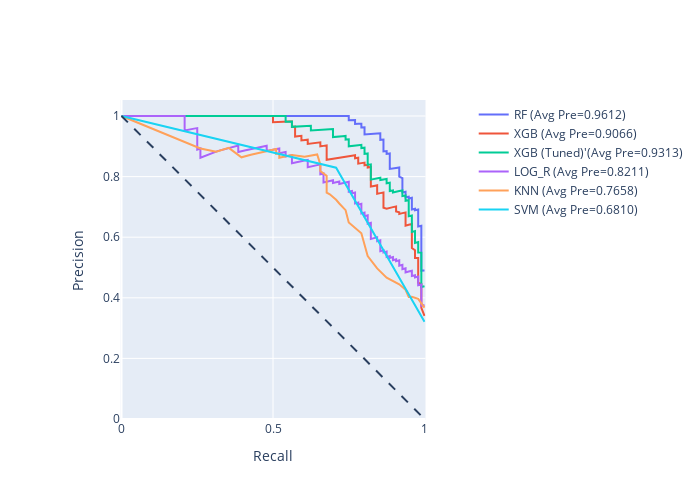

Notebook cell for this chart:
### Markdown cell above
### Plot Precision Recall compare plot

### Code cell
# Precision Recall compare
fig = go.Figure()
fig.add_shape(type='line', line=dict(dash='dash'),x0=0, x1=1, y0=1, y1=0)

y_score = rf_best.predict_proba(x)[:,1]
precision, recall, _ = precision_recall_curve(y, y_score)
auc_score = average_precision_score(y, y_score)
name = f"{'RF'} (Avg Pre={auc_score:.4f})"
fig.add_trace(go.Scatter(x=recall, y=precision, name=name, mode='lines'))

y_score5 = xgb.predict_proba(x)[:,1]
precision, recall, _ = precision_recall_curve(y, y_score5)
auc_score = average_precision_score(y, y_score5)
name = f"{'XGB'} (Avg Pre={auc_score:.4f})"
fig.add_trace(go.Scatter(x=recall, y=precision, name=name, mode='lines'))

y_score4 = grid_xgb.predict_proba(x)[:,1]
precision, recall, _ = precision_recall_curve(y, y_score4)
auc_score = average_precision_score(y, y_score4)
name = f"{'XGB (Tuned)'}'(Avg Pre={auc_score:.4f})"
fig.add_trace(go.Scatter(x=recall, y=precision, name=name, mode='lines'))

y_score3 = Log_R.predict_proba(x)[:,1]
precision, recall, _ = precision_recall_curve(y, y_score3)
auc_score = average_precision_score(y, y_score3)
name = f"{'LOG_R'} (Avg Pre={auc_score:.4f})"
fig.add_trace(go.Scatter(x=recall, y=precision, name=name, mode='lines'))

y_score1 = knn_best.predict_proba(x)[:,1]
precision, recall, _ = precision_recall_curve(y, y_score1)
auc_score = average_precision_score(y, y_score1)
name = f"{'KNN'} (Avg Pre={auc_score:.4f})"
fig.add_trace(go.Scatter(x=recall, y=precision, name=name, mode='lines'))

y_score2 = sv_c_best.predict(x)
precision, recall, _ = precision_recall_curve(y, y_score2)
auc_score = average_precision_score(y, y_score2)
name = f"{'SVM'} (Avg Pre={auc_score:.4f})"
fig.add_trace(go.Scatter(x=recall, y=precision, name=name, mode='lines'))

fig.update_layout(
    xaxis_title='Recall',
    yaxis_title='Precision',
    yaxis=dict(scaleanchor="x", scaleratio=1),
    xaxis=dict(constrain='domain'),
    width=700, height=500)

fig.show()

### Figure 1 — Plotly figure (JSON) as saved in the notebook; plotly's stock layout.template omitted (floating-point values rounded to 4 significant figures; data arrays with more than 128 entries replaced by an {"elided": "..."} marker saying what was removed)
{"data": [{"mode": "lines", "name": "RF (Avg Pre=0.9612)", "type": "scatter", "x": {"elided": "182 float values"}, "y": {"elided": "182 float values"}}, {"mode": "lines", "name": "XGB (Avg Pre=0.9066)", "type": "scatter", "x": {"elided": "181 float values"}, "y": {"elided": "181 float values"}}, {"mode": "lines", "name": "XGB (Tuned)'(Avg Pre=0.9313)", "type": "scatter", "x": {"elided": "208 float values"}, "y": {"elided": "208 float values"}}, {"mode": "lines", "name": "LOG_R (Avg Pre=0.8211)", "type": "scatter", "x": {"elided": "256 float values"}, "y": {"elided": "256 float values"}}, {"mode": "lines", "name": "KNN (Avg Pre=0.7658)", "type": "scatter", "x": [1, 0.9792, 0.9583, 0.9479, 0.9375, 0.9167, 0.875, 0.8438, 0.8125, 0.7917, 0.75, 0.7396, 0.7188, 0.7083, 0.6875, 0.6771, 0.6771, 0.6562, 0.6562, 0.6562, 0.6458, 0.625, 0.6042, 0.5625, 0.5417, 0.5312, 0.5208, 0.5208, 0.5104, 0.5104, 0.4896, 0.4583, 0.4479, 0.4271, 0.3958, 0.3542, 0.3125, 0.2604, 0], "y": [0.3678, 0.3966, 0.4035, 0.4027, 0.4265, 0.4444, 0.4667, 0.4969, 0.5379, 0.6129, 0.6486, 0.6893, 0.7113, 0.7234, 0.7416, 0.7471, 0.8025, 0.8182, 0.8289, 0.84, 0.8732, 0.8696, 0.8657, 0.871, 0.8667, 0.8644, 0.8621, 0.8772, 0.875, 0.8909, 0.8868, 0.88, 0.8776, 0.8723, 0.8636, 0.8947, 0.8824, 0.8929, 1]}, {"mode": "lines", "name": "SVM (Avg Pre=0.6810)", "type": "scatter", "x": [1, 0.7083, 0], "y": [0.3211, 0.8293, 1]}], "layout": {"height": 500, "shapes": [{"line": {"dash": "dash"}, "type": "line", "x0": 0, "x1": 1, "y0": 1, "y1": 0}], "width": 700, "xaxis": {"constrain": "domain", "title": {"text": "Recall"}}, "yaxis": {"scaleanchor": "x", "scaleratio": 1, "title": {"text": "Precision"}}}}
